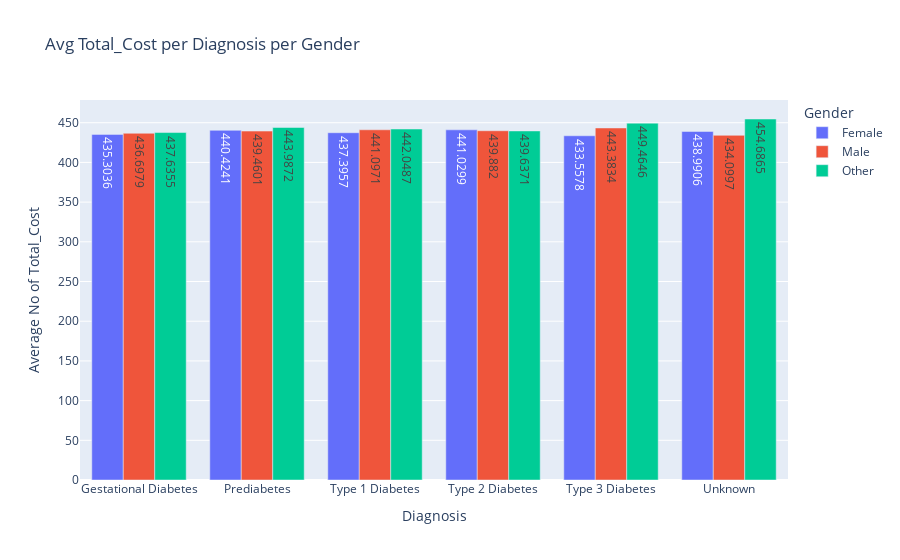

The cell this chart's notebook holds for it:
### Code cell
px.bar(data_frame= avg_total_cost_per_area ,x='Diagnosis' , y='Total_Cost',
         labels= {'Total_Cost' : 'Average No of Total_Cost'}, title= 'Avg Total_Cost per Diagnosis per Gender',
       text_auto= True, color= 'Gender', barmode= 'group')

### Figure 1 — Plotly figure (JSON) as saved in the notebook; plotly's stock layout.template omitted (floating-point values rounded to 4 significant figures)
{"data": [{"alignmentgroup": "True", "hovertemplate": "Gender=Female<br>Diagnosis=%{x}<br>Average No of Total_Cost=%{y}<extra></extra>", "legendgroup": "Female", "marker": {"color": "#636efa", "pattern": {"shape": ""}}, "name": "Female", "offsetgroup": "Female", "orientation": "v", "showlegend": true, "textposition": "auto", "texttemplate": "%{y}", "type": "bar", "x": ["Gestational Diabetes", "Prediabetes", "Type 1 Diabetes", "Type 2 Diabetes", "Type 3 Diabetes", "Unknown"], "xaxis": "x", "y": [435.3, 440.4, 437.4, 441.0, 433.6, 439.0], "yaxis": "y"}, {"alignmentgroup": "True", "hovertemplate": "Gender=Male<br>Diagnosis=%{x}<br>Average No of Total_Cost=%{y}<extra></extra>", "legendgroup": "Male", "marker": {"color": "#EF553B", "pattern": {"shape": ""}}, "name": "Male", "offsetgroup": "Male", "orientation": "v", "showlegend": true, "textposition": "auto", "texttemplate": "%{y}", "type": "bar", "x": ["Gestational Diabetes", "Prediabetes", "Type 1 Diabetes", "Type 2 Diabetes", "Type 3 Diabetes", "Unknown"], "xaxis": "x", "y": [436.7, 439.5, 441.1, 439.9, 443.4, 434.1], "yaxis": "y"}, {"alignmentgroup": "True", "hovertemplate": "Gender=Other<br>Diagnosis=%{x}<br>Average No of Total_Cost=%{y}<extra></extra>", "legendgroup": "Other", "marker": {"color": "#00cc96", "pattern": {"shape": ""}}, "name": "Other", "offsetgroup": "Other", "orientation": "v", "showlegend": true, "textposition": "auto", "texttemplate": "%{y}", "type": "bar", "x": ["Gestational Diabetes", "Prediabetes", "Type 1 Diabetes", "Type 2 Diabetes", "Type 3 Diabetes", "Unknown"], "xaxis": "x", "y": [437.6, 444.0, 442.0, 439.6, 449.5, 454.7], "yaxis": "y"}], "layout": {"barmode": "group", "legend": {"title": {"text": "Gender"}, "tracegroupgap": 0}, "title": {"text": "Avg Total_Cost per Diagnosis per Gender"}, "xaxis": {"anchor": "y", "domain": [0, 1], "title": {"text": "Diagnosis"}}, "yaxis": {"anchor": "x", "domain": [0, 1], "title": {"text": "Average No of Total_Cost"}}}}
